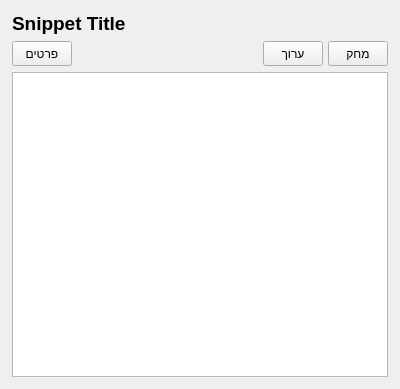
<?xml version="1.0" encoding="UTF-8"?>
<ui version="4.0">
 <class>SnippetCardWidget</class>
 <widget class="QWidget" name="SnippetCardWidget">
  <property name="geometry">
   <rect>
    <x>0</x>
    <y>0</y>
    <width>400</width>
    <height>389</height>
   </rect>
  </property>
  <property name="windowTitle">
   <string>Snippet Card</string>
  </property>
  <layout class="QVBoxLayout" name="main_layout">
   <property name="spacing">
    <number>6</number>
   </property>
   <property name="leftMargin">
    <number>12</number>
   </property>
   <property name="topMargin">
    <number>12</number>
   </property>
   <property name="rightMargin">
    <number>12</number>
   </property>
   <property name="bottomMargin">
    <number>12</number>
   </property>
   <item>
    <widget class="QLabel" name="lbl_title_label">
     <property name="font">
      <font>
       <pointsize>14</pointsize>
       <bold>true</bold>
      </font>
     </property>
     <property name="text">
      <string>Snippet Title</string>
     </property>
    </widget>
   </item>
   <item>
    <layout class="QHBoxLayout" name="details_edit_layout">
     <property name="spacing">
      <number>5</number>
     </property>
     <property name="leftMargin">
      <number>0</number>
     </property>
     <property name="topMargin">
      <number>0</number>
     </property>
     <property name="rightMargin">
      <number>0</number>
     </property>
     <property name="bottomMargin">
      <number>0</number>
     </property>
     <item>
      <widget class="QPushButton" name="btn_details">
       <property name="minimumSize">
        <size>
         <width>60</width>
         <height>25</height>
        </size>
       </property>
       <property name="maximumSize">
        <size>
         <width>60</width>
         <height>25</height>
        </size>
       </property>
       <property name="text">
        <string>פרטים</string>
       </property>
      </widget>
     </item>
     <item>
      <spacer name="horizontalSpacer">
       <property name="orientation">
        <enum>Qt::Orientation::Horizontal</enum>
       </property>
       <property name="sizeHint" stdset="0">
        <size>
         <width>40</width>
         <height>20</height>
        </size>
       </property>
      </spacer>
     </item>
     <item>
      <widget class="QPushButton" name="btn_edit">
       <property name="minimumSize">
        <size>
         <width>60</width>
         <height>25</height>
        </size>
       </property>
       <property name="maximumSize">
        <size>
         <width>60</width>
         <height>25</height>
        </size>
       </property>
       <property name="text">
        <string>ערוך</string>
       </property>
      </widget>
     </item>
     <item>
      <widget class="QPushButton" name="btn_delete">
       <property name="minimumSize">
        <size>
         <width>60</width>
         <height>25</height>
        </size>
       </property>
       <property name="maximumSize">
        <size>
         <width>60</width>
         <height>25</height>
        </size>
       </property>
       <property name="text">
        <string>מחק</string>
       </property>
      </widget>
     </item>
    </layout>
   </item>
   <item>
    <widget class="QTextEdit" name="txt_content_preview">
     <property name="readOnly">
      <bool>true</bool>
     </property>
    </widget>
   </item>
  </layout>
 </widget>
 <resources/>
 <connections/>
</ui>
